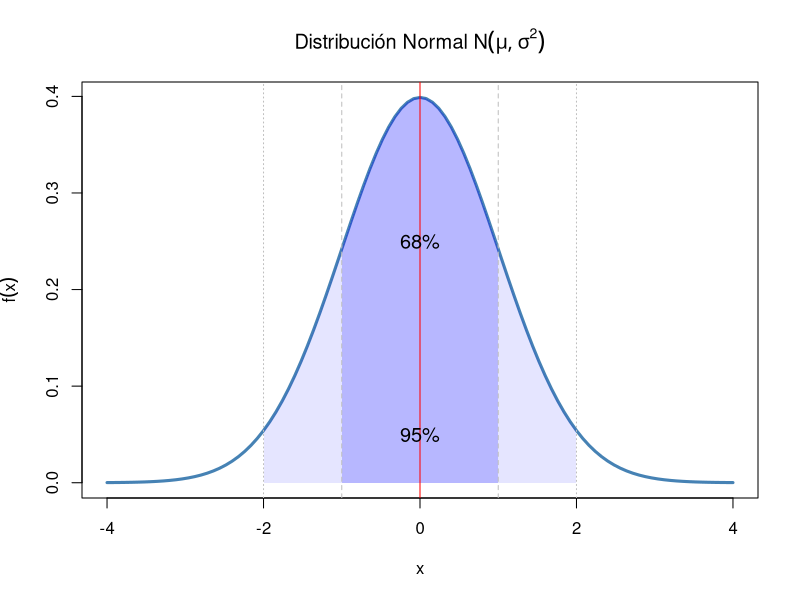
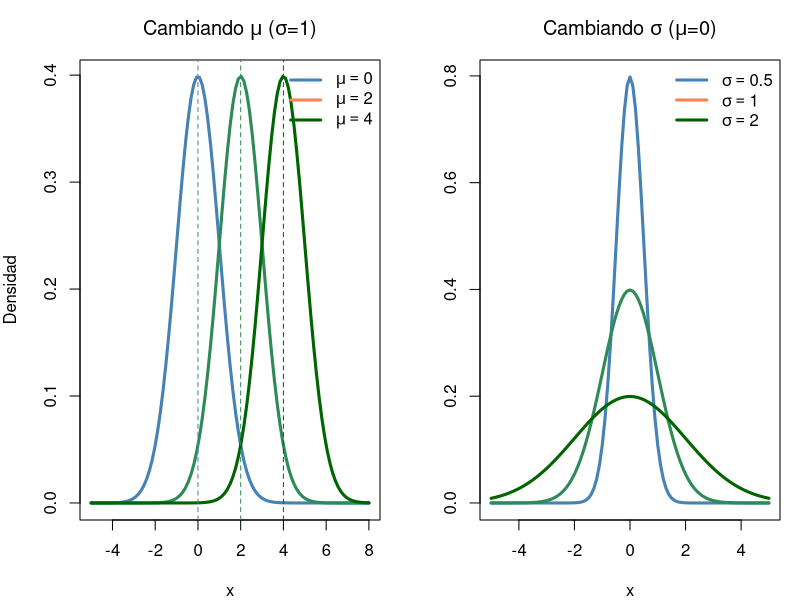
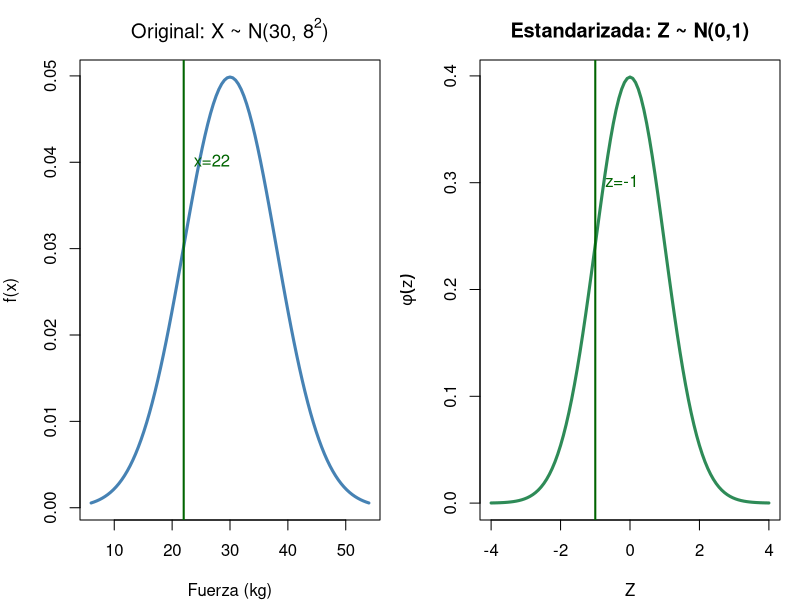
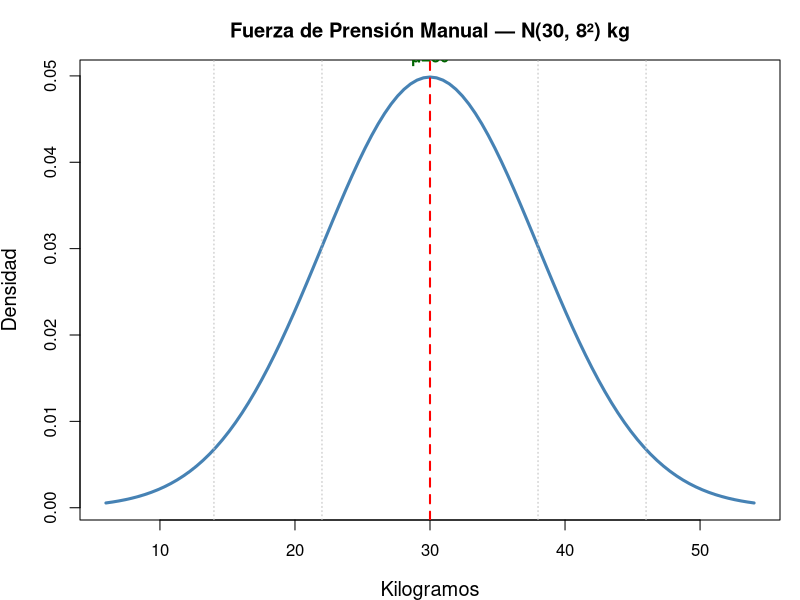
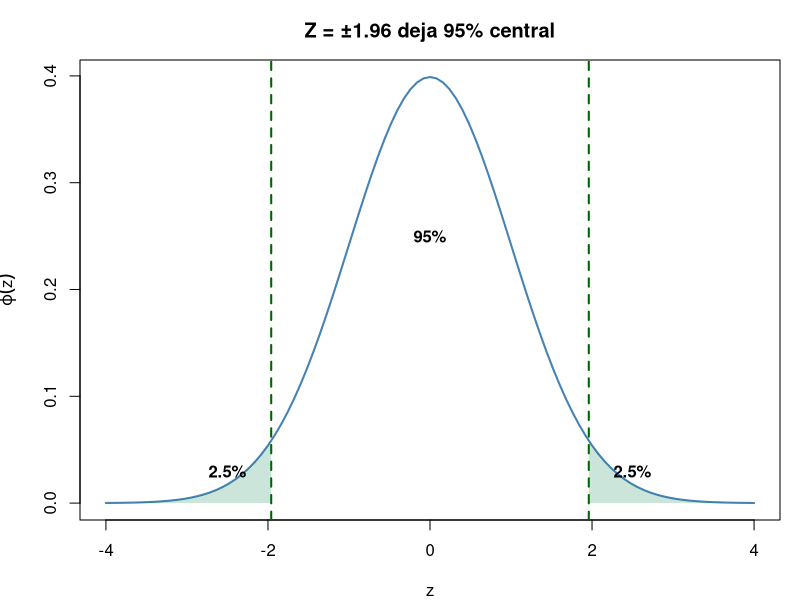
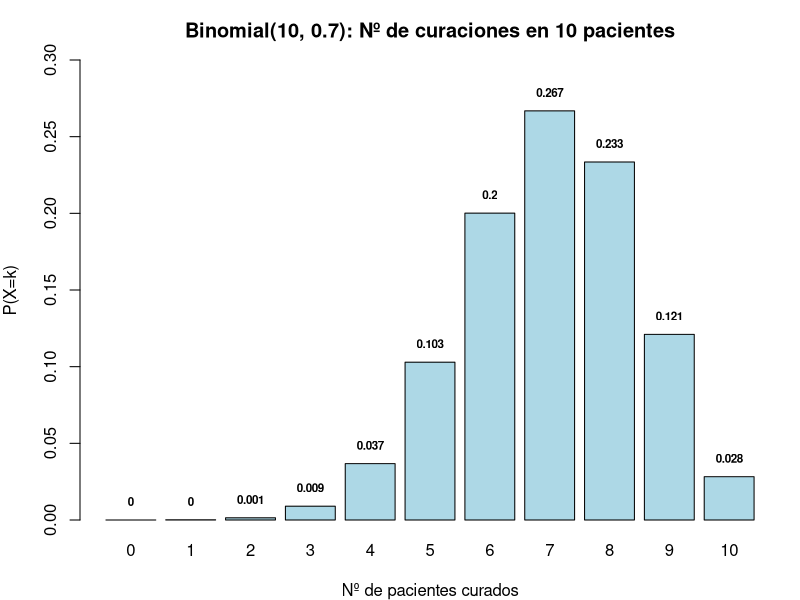
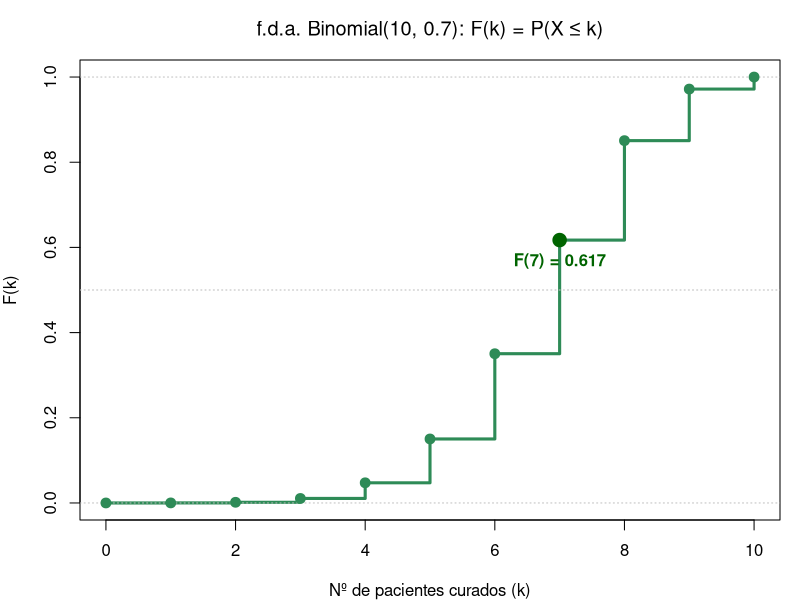
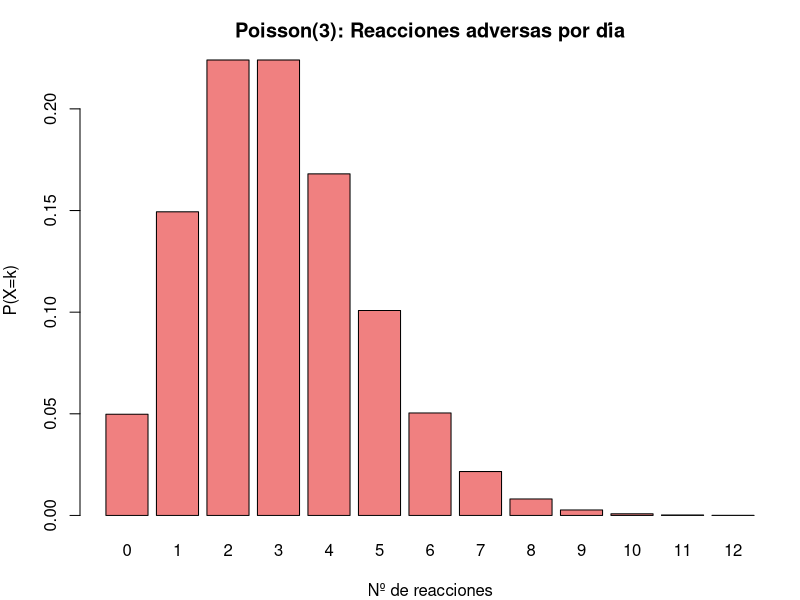

Here is the R script that generated these plots, in order:
## ---- chunk 1
n<-10; p<-0.5; k<-3
# Estas dos expresiones son EXACTAMENTE IGUALES:
pbinom(k, n, p, lower.tail=FALSE)  # P(X > 3)
1 - pbinom(k, n, p)                # 1 - P(X ≤ 3)
## ---- chunk 2
# P(X > 1.96) es IDÉNTICO a:
pnorm(1.96, lower.tail=FALSE)
1 - pnorm(1.96)
## ---- chunk 3
# ¡CUIDADO! P(X > 3) ≠ P(X ≥ 3)
pbinom(3, 10, 0.5, lower.tail=FALSE)  # P(X > 3) = P(X ≥ 4)
1 - pbinom(4-1, 10, 0.5)              # P(X ≥ 4) = 1 - P(X ≤ 3)
## ---- chunk 4
#| fig-height: 5
curve(dnorm(x, 0, 1), -4, 4, lwd=3, col="steelblue",
      main=expression(paste("Distribución Normal ", N(mu, sigma^2))),
      xlab="x", ylab=expression(f(x)))
# μ ± σ (68%)
x1<-seq(-1,1,0.01); polygon(c(x1,rev(x1)),c(dnorm(x1),rep(0,length(x1))),col=rgb(0,0,1,0.2),border=NA)
# μ ± 2σ (95%)
x2<-seq(-2,2,0.01); polygon(c(x2,rev(x2)),c(dnorm(x2),rep(0,length(x2))),col=rgb(0,0,1,0.1),border=NA)
abline(v=c(-2,-1,0,1,2), lty=c(3,2,1,2,3), col=c("grey","grey","red","grey","grey"))
text(0, 0.25, "68%", cex=1.2); text(0, 0.05, "95%", cex=1.2)
## ---- chunk 5
#| fig-height: 5
par(mfrow=c(1,2), mar=c(4,4,3,1))
# Cambiar μ
curve(dnorm(x, 0, 1), -5, 8, lwd=3, col="steelblue", ylab="Densidad",
      main=expression(paste("Cambiando ", mu, " (", sigma, "=1)")), xlab="x")
curve(dnorm(x, 2, 1), -5, 8, lwd=3, col="seagreen", add=TRUE)
curve(dnorm(x, 4, 1), -5, 8, lwd=3, col="darkgreen", add=TRUE)
abline(v=c(0,2,4), lty=2, col=c("steelblue","seagreen","darkgreen"))
legend("topright", c(expression(mu==0),expression(mu==2),expression(mu==4)),
       col=c("steelblue","coral","darkgreen"), lwd=3, bty="n")
# Cambiar σ
curve(dnorm(x, 0, 0.5), -5, 5, lwd=3, col="steelblue", ylab="",
      main=expression(paste("Cambiando ", sigma, " (", mu, "=0)")), xlab="x")
curve(dnorm(x, 0, 1), -5, 5, lwd=3, col="seagreen", add=TRUE)
curve(dnorm(x, 0, 2), -5, 5, lwd=3, col="darkgreen", add=TRUE)
legend("topright", c(expression(sigma==0.5),expression(sigma==1),expression(sigma==2)),
       col=c("steelblue","coral","darkgreen"), lwd=3, bty="n")
par(mfrow=c(1,1))
## ---- chunk 6
cat("Paciente D: z =", round((150-120)/15,1),
    "→ P(Z > 2) =", round(pnorm(2, lower.tail=FALSE),4),
    "\nPaciente E: z =", round((90-120)/15,1),
    "→ P(Z < -2) =", round(pnorm(-2),4))
## ---- chunk 7
glucemias <- c(90, 100, 120, 140)
z_gluc <- (glucemias - 100) / 10
cat("Z-scores glucemia:", round(z_gluc, 2),
    "\nP(Z > 4) =", round(pnorm(4, lower.tail=FALSE), 6))
## ---- chunk 8
#| fig-height: 5
mu <- 30; sigma <- 8; x_obs <- 22
z_obs <- (x_obs - mu) / sigma

par(mfrow=c(1,2), mar=c(4,4,3,1))
# Escala original X ~ N(30, 8²)
curve(dnorm(x, mu, sigma), mu-24, mu+24, lwd=3, col="steelblue",
      main=expression(paste("Original: X ~ N(30, ", 8^2, ")")),
      xlab="Fuerza (kg)", ylab="f(x)")
abline(v=x_obs, col="darkgreen", lwd=2); text(x_obs, 0.04, "x=22", col="darkgreen", pos=4)

# Escala estandarizada Z ~ N(0,1)
curve(dnorm(x), -4, 4, lwd=3, col="seagreen",
      main="Estandarizada: Z ~ N(0,1)",
      xlab="Z", ylab=expression(phi(z)))
abline(v=z_obs, col="darkgreen", lwd=2); text(z_obs, 0.3, paste0("z=",z_obs), col="darkgreen", pos=4)
par(mfrow=c(1,1))

cat("X =", x_obs, "kg → Z =", round(z_obs,2),
    " P(X <", x_obs,") = P(Z <", round(z_obs,2),") =",
    round(pnorm(x_obs, mu, sigma), 4))
## ---- chunk 9
#| fig-height: 5
mu <- 30; sigma <- 8
curve(dnorm(x, mu, sigma), mu-24, mu+24, col="steelblue", lwd=3,
      main="Fuerza de Prensión Manual — N(30, 8²) kg",
      xlab="Kilogramos", ylab="Densidad", cex.lab=1.2)
abline(v=c(mu-2*sigma, mu-sigma, mu, mu+sigma, mu+2*sigma),
       lty=c(3,3,2,3,3), lwd=c(1,1,2,1,1), col=c("grey","grey","red","grey","grey"))
text(mu, 0.052, "μ=30", col="darkgreen", font=2)
## ---- chunk 10
cat("P(X<22) =", round(pnorm(22, mu, sigma),3),
    "\nP(22<X<38) =", round(pnorm(38,mu,sigma)-pnorm(22,mu,sigma),3))
## ---- chunk 11
#| fig-height: 5
curve(dnorm(x), -4, 4, col="steelblue", lwd=2,
      main="Z = ±1.96 deja 95% central",
      xlab="z", ylab=expression(varphi(z)))
abline(v=c(-1.96, 1.96), col="darkgreen", lty=2, lwd=2)
xr <- seq(1.96, 4, 0.01); yr <- dnorm(xr)
polygon(c(xr, rev(xr)), c(yr, rep(0,length(yr))), col=rgb(0,0.5,0.3,0.2), border=NA)
xl <- seq(-4, -1.96, 0.01); yl <- dnorm(xl)
polygon(c(xl, rev(xl)), c(yl, rep(0,length(yl))), col=rgb(0,0.5,0.3,0.2), border=NA)
text(c(-2.5, 0, 2.5), c(0.03, 0.25, 0.03), c("2.5%","95%","2.5%"), font=2)
## ---- chunk 12
cat("Z para IC 95%:", round(qnorm(0.975), 3),
    "\nZ para IC 99%:", round(qnorm(0.995), 3))
## ---- chunk 13
#| fig-height: 5
n <- 10; p <- 0.7; k <- 0:n
bp <- barplot(dbinom(k, n, p), names.arg=k, col="lightblue",
        main="Binomial(10, 0.7): Nº de curaciones en 10 pacientes",
        xlab="Nº de pacientes curados", ylab="P(X=k)", ylim=c(0,0.3))
text(bp, dbinom(k,n,p)+0.012, round(dbinom(k,n,p),3), cex=0.7, font=2)
## ---- chunk 14
cat("Manual:", round(120*0.7^7*0.3^3,3),
    "\ndbinom:", round(dbinom(7,10,0.7),3))
## ---- chunk 15
#| fig-height: 5
n <- 10; p <- 0.7; k <- 0:n
Fx <- pbinom(k, n, p)
plot(k, Fx, type="s", lwd=3, col="seagreen",
     main=expression(paste("f.d.a. Binomial(10, 0.7): F(k) = P(X ≤ k)")),
     xlab="Nº de pacientes curados (k)", ylab="F(k)", ylim=c(0,1))
abline(h=c(0,0.5,1), lty=3, col="grey"); points(k, Fx, pch=19, col="seagreen", cex=1.3)
# Marcar F(7)
points(7, Fx[8], pch=19, col="darkgreen", cex=1.8)
text(7, Fx[8]-0.05, paste0("F(7) = ", round(Fx[8],3)), col="darkgreen", font=2)
## ---- chunk 16
n <- 10; p <- 0.7
cat("P(X ≤ 7) =", round(pbinom(7,n,p), 4),
    "\nP(X < 7)  = P(X ≤ 6) =", round(pbinom(6,n,p), 4), "  ← ¡diferente!",
    "\nP(X ≥ 7)  =", round(1-pbinom(6,n,p), 4),
    "\nP(X > 7)  =", round(1-pbinom(7,n,p), 4))
## ---- chunk 17
#| fig-height: 5
lambda <- 3; k <- 0:12
bp <- barplot(dpois(k, lambda), names.arg=k, col="lightcoral",
        main="Poisson(3): Reacciones adversas por día",
        xlab="Nº de reacciones", ylab="P(X=k)")
## ---- chunk 18
cat("Manual:", round(3^5*exp(-3)/factorial(5),3),
    "\ndpois:", round(dpois(5, lambda),3),
    "\nP(X≤2) =", round(ppois(2, lambda),3))
## ---- chunk 19
#| fig-height: 5
lambda <- 3; k <- 0:12
Fx <- ppois(k, lambda)
plot(k, Fx, type="s", lwd=3, col="seagreen",
     main=expression(paste("f.d.a. Poisson(λ=3): F(k) = P(X ≤ k)")),
     xlab="Nº de reacciones adversas (k)", ylab="F(k)", ylim=c(0,1))
abline(h=c(0,0.5,1), lty=3, col="grey"); points(k, Fx, pch=19, col="seagreen", cex=1.3)
# Marcar F(2) y F(5)
points(c(2,5), Fx[c(3,6)], pch=19, col=c("darkred","darkblue"), cex=1.8)
text(3, Fx[3]+0.05, paste0("F(2) = ", round(Fx[3],3)), col="darkgreen", font=2)
text(6, Fx[6]+0.05, paste0("F(5) = ", round(Fx[6],3)), col="darkblue", font=2)
## ---- chunk 20
cat("F(2) =", round(ppois(2,3),3), "| F(5) =", round(ppois(5,3),3),
    "| P(2<X≤5) =", round(ppois(5,3)-ppois(2,3),3))
## ---- chunk 21
#| fig-height: 5
curve(dnorm(x), -4, 4, lwd=3, col="steelblue", ylab="Densidad",
      main="Normal vs t-Student (simétrica, colas pesadas)")
curve(dt(x, 3), -4, 4, lwd=3, col="seagreen", add=TRUE)
curve(dt(x, 10), -4, 4, lwd=3, col="darkgreen", add=TRUE)
legend("topright", c("N(0,1)","t(3)","t(10)"), col=c("steelblue","coral","darkgreen"), lwd=3, bty="n")
## ---- chunk 22
#| fig-height: 5
curve(dchisq(x, 1), 0, 15, lwd=3, col="seagreen", ylab="Densidad",
      main=expression(paste(chi^2, " — Asimétrica, solo valores ≥ 0")))
curve(dchisq(x, 3), 0, 15, lwd=3, col="darkgreen", add=TRUE)
curve(dchisq(x, 6), 0, 15, lwd=3, col="steelblue", add=TRUE)
legend("topright", c(expression(chi[1]^2),expression(chi[3]^2),expression(chi[6]^2)),
       col=c("seagreen","darkgreen","steelblue"), lwd=3, bty="n")
## ---- chunk 23
#| fig-height: 5
curve(df(x, 5, 5), 0, 5, lwd=3, col="steelblue", ylab="Densidad",
      main="Distribución F — Asimétrica, dos parámetros")
curve(df(x, 10, 5), 0, 5, lwd=3, col="seagreen", add=TRUE)
curve(df(x, 5, 20), 0, 5, lwd=3, col="darkgreen", add=TRUE)
legend("topright", c("F(5,5)","F(10,5)","F(5,20)"), col=c("steelblue","coral","darkgreen"), lwd=3, bty="n")
## ---- chunk 24
# P-valor para χ² (siempre cola derecha)
chi_obs <- 13.87; gl <- 6
p_chi <- pchisq(chi_obs, gl, lower.tail=FALSE)
cat("χ² =", chi_obs, "gl =", gl, "→ P =", round(p_chi, 4))

# P-valor para F (cola derecha si F > 1)
F_obs <- 3.5; gl1 <- 5; gl2 <- 20
p_F <- pf(F_obs, gl1, gl2, lower.tail=FALSE)
cat("\nF =", F_obs, "gl =", gl1, ",", gl2, "→ P =", round(p_F, 4))
## ---- chunk 25
#| fig-height: 5
par(mfrow=c(1,3), mar=c(4,4,3,1))
curve(dnorm(x), -4,4, col="steelblue", lwd=2, main="N(0,1)", xlab="x")
barplot(dbinom(0:10,10,0.5), names=0:10, col="seagreen",
        main="Bin(10,0.5)", xlab="x", ylab="P(X=x)")
barplot(dpois(0:10,3), names=0:10, col="seagreen",
        main="Pois(λ=3)", xlab="x", ylab="P(X=x)")
par(mfrow=c(1,1))
## ---- chunk 26
#| fig-height: 5.5
par(mfrow=c(2,2), mar=c(4,4,3,1))

# Caso 1: NO se cumple (n=10, p=0.1 → np=1 < 5)
n<-10; p<-0.1; x<-0:n
barplot(dbinom(x,n,p), names=x, col="seagreen", main=paste0("NO aprox: n=",n,", p=",p," (np=",n*p,"<5)"))

# Caso 2: NO se cumple (n=10, p=0.9 → n(1-p)=1 < 5)
p<-0.9
barplot(dbinom(x,n,p), names=x, col="seagreen", main=paste0("NO aprox: n=",n,", p=",p," (n(1-p)=",n*(1-p),"<5)"))

# Caso 3: SÍ se cumple (n=50, p=0.3 → np=15, n(1-p)=35≥5)
n<-50; p<-0.3; x<-0:n
bp <- barplot(dbinom(x,n,p), names=ifelse(x%%5==0,x,""), col="lightblue",
        main=paste0("SÍ aprox: n=",n,", p=",p," (np=",n*p,"≥5, n(1-p)=",n*(1-p),"≥5)"))
curve(dnorm(x,n*p,sqrt(n*p*(1-p)))*1, add=T, col="darkgreen", lwd=2, n=200)

# Caso 4: SÍ se cumple (n=100, p=0.5 → ambos ≥5)
n<-100; p<-0.5; x<-0:n
bp <- barplot(dbinom(x,n,p), names=ifelse(x%%25==0,x,""), col="lightblue",
        main=paste0("SÍ aprox: n=",n,", p=",p," → forma campana perfecta"))
curve(dnorm(x,n*p,sqrt(n*p*(1-p)))*1, add=T, col="darkgreen", lwd=2, n=200)

par(mfrow=c(1,1))
## ---- chunk 27
n<-20; p<-0.4; k<-10
exacto <- pbinom(k, n, p)
sin_corr <- pnorm(k, n*p, sqrt(n*p*(1-p)))
con_corr <- pnorm(k+0.5, n*p, sqrt(n*p*(1-p)))
cat("Exacto (Binomial):     ", round(exacto, 4),
    "\nNormal sin corrección: ", round(sin_corr, 4),
    "\nNormal con corrección:  ", round(con_corr, 4))
## ---- chunk 28
#| fig-height: 5
par(mfrow=c(2,2), mar=c(4,4,3,1))

# Caso 1: λ=2 → NO se cumple (muy asimétrica)
lambda<-2; x<-0:(lambda*3)
barplot(dpois(x,lambda), names=x, col="seagreen",
        main=paste0("NO aprox: λ=",lambda," < 10 (asimétrica)"))

# Caso 2: λ=5 → NO se cumple (todavía asimétrica)
lambda<-5; x<-0:(lambda*3)
barplot(dpois(x,lambda), names=x, col="mediumseagreen",
        main=paste0("NO aprox: λ=",lambda," < 10"))

# Caso 3: λ=10 → SÍ se cumple (empieza a ser simétrica)
lambda<-10; x<-0:(lambda*2)
bp <- barplot(dpois(x,lambda), names=ifelse(x%%5==0,x,""), col="lightblue",
        main=paste0("SÍ aprox: λ=",lambda," ≥ 10"))
curve(dnorm(x,lambda,sqrt(lambda))*1, add=T, col="darkgreen", lwd=2, n=200)

# Caso 4: λ=25 → SÍ se cumple (claramente acampanada)
lambda<-25; x<-0:(lambda*2)
bp <- barplot(dpois(x,lambda), names=ifelse(x%%10==0,x,""), col="lightblue",
        main=paste0("SÍ aprox: λ=",lambda," → forma campana clara"))
curve(dnorm(x,lambda,sqrt(lambda))*1, add=T, col="darkgreen", lwd=2, n=200)

par(mfrow=c(1,1))
## ---- chunk 29
lambda<-10; k<-7
exacto <- ppois(k, lambda)
con_corr <- pnorm(k+0.5, lambda, sqrt(lambda))
cat("Exacto (Poisson):       ", round(exacto, 4),
    "\nNormal con corrección:  ", round(con_corr, 4))
## ---- chunk 30
mu<-30; sigma<-8; p_bajo<-pnorm(22,30,8); p_binom<-dbinom(8,10,0.7)
cat("Z =", (22-30)/8, "\nP(X<=22) =", round(p_bajo*100,1), "%",
    "\nP(X=8) =", round(p_binom*100,1), "%")
